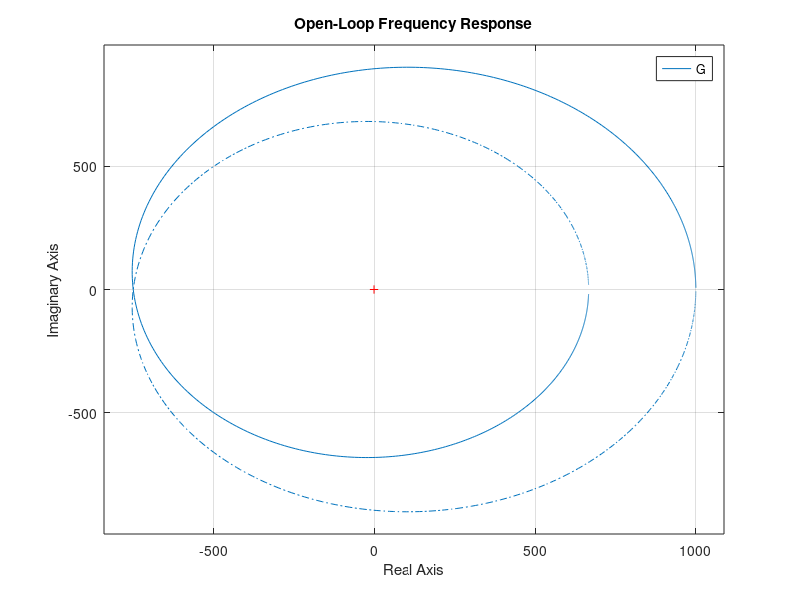

MATLAB code for this plot:
clf;
clear all;
clc;
K=1000;
numg=[K -3*K 2*K];    % Define numerator of G(s).
deng=[1 4 3];        % Define denominator of G(s).
G=tf(numg, deng);   % Create and display G (s).
nyquist(G)         % Make a Nyquist diagram.
grid on;    
title('Open-Loop Frequency Response');
[Gm,Pm,Wcg,Wcp]=margin(G); % Find margins and margin frequencies. 

fprintf('\n gain margin = %f',20*log10(Gm));
fprintf('\n phase margin = %f \n',Pm);